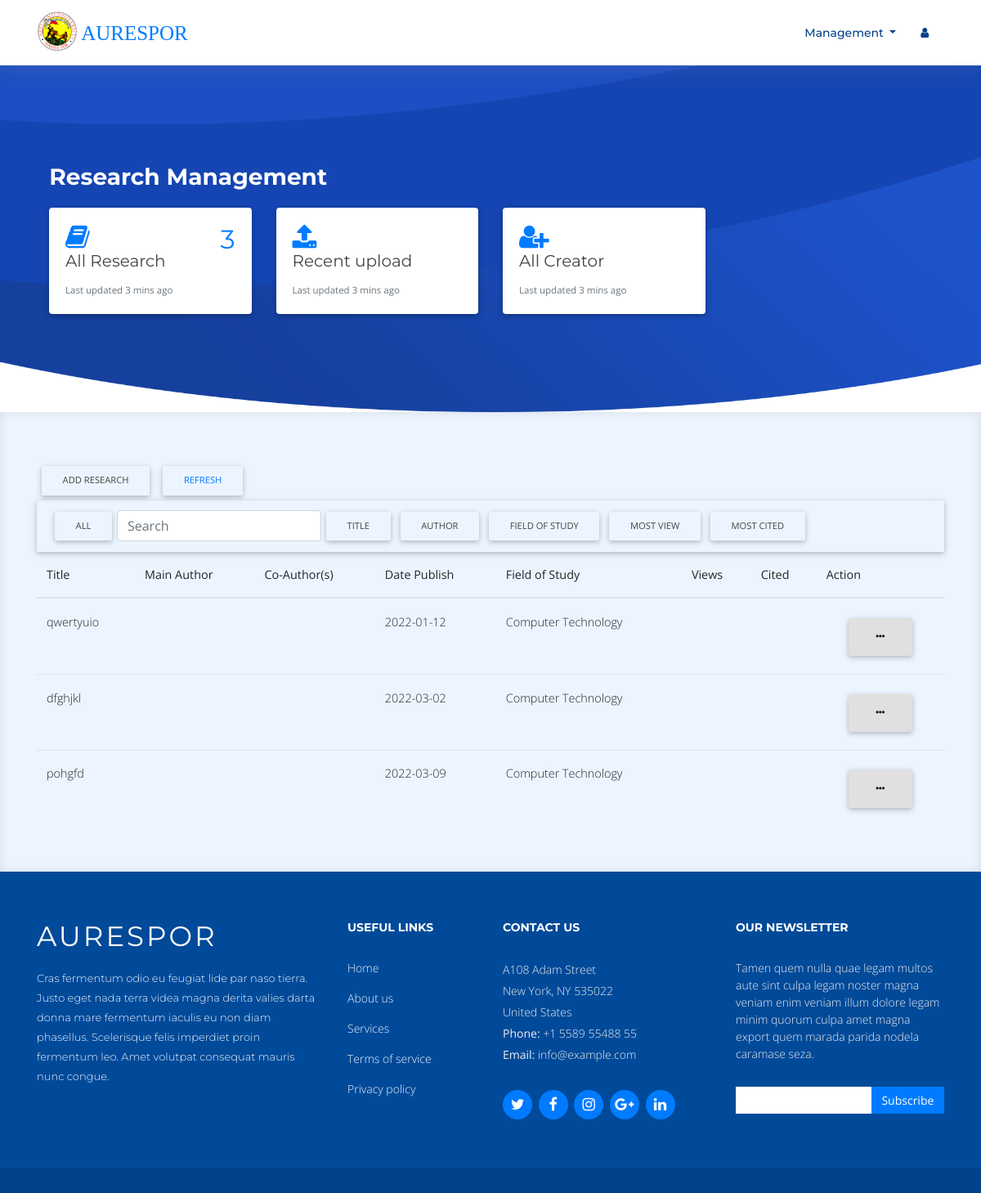
Page /old/research.php on the earlier database version.
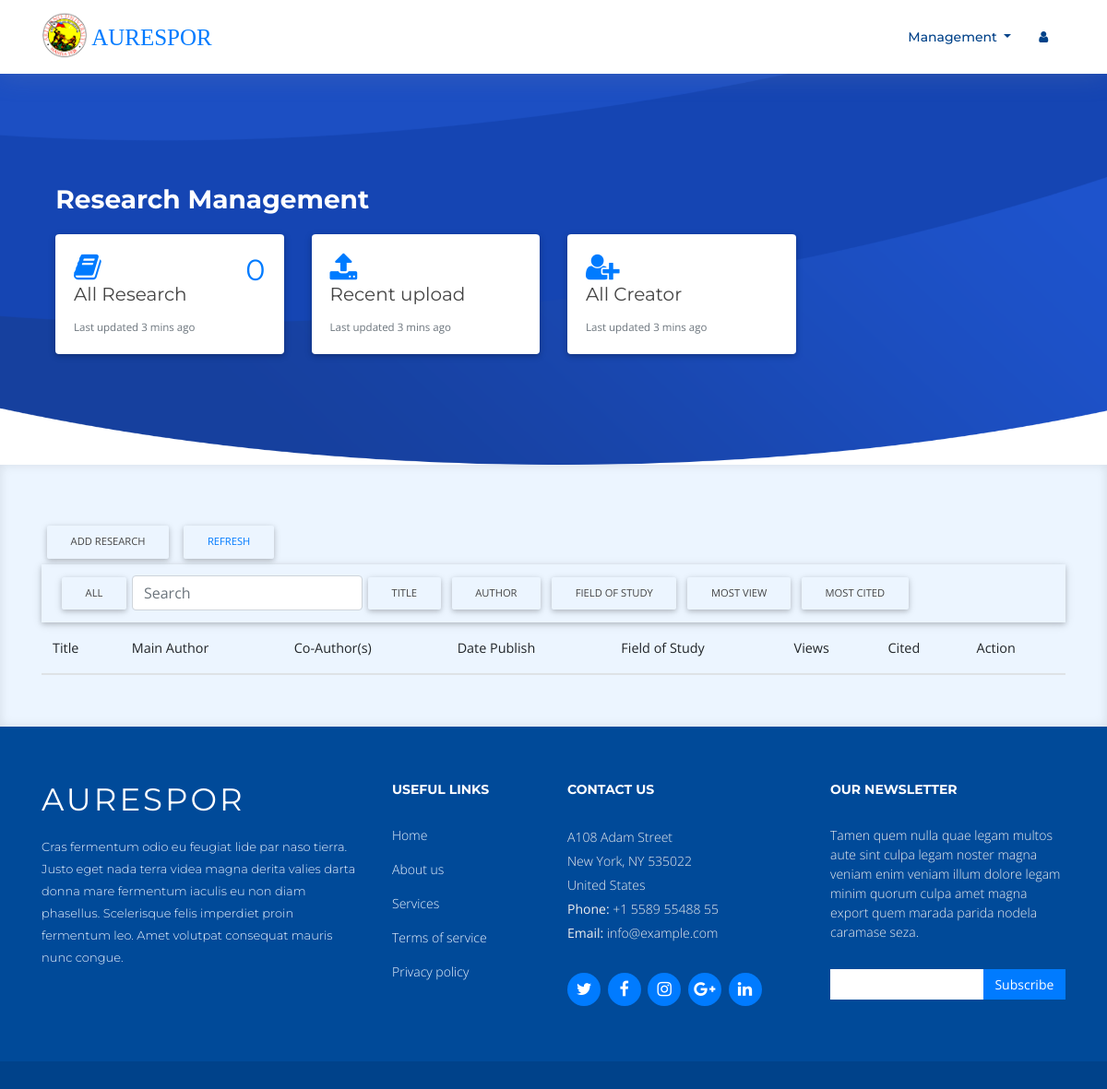
Same page on the later database version.
### tables this page shows
CREATE TABLE `tblresearch` (
  `id` int(100) NOT NULL,
  `title` longtext NOT NULL,
  `abstract` longtext NOT NULL,
  `main_author` varchar(100) NOT NULL,
  `co-authors` varchar(100) NOT NULL,
  `date_publish` varchar(20) NOT NULL,
  `field_of_study` varchar(100) NOT NULL,
  `status` varchar(20) NOT NULL,
  `pdf_file` varchar(100) NOT NULL,
  `views` varchar(20) NOT NULL,
  `cites` varchar(20) NOT NULL,
  `tagging` varchar(100) NOT NULL
);

### old/api/displayallresearch.php (called while the page is built)
<?php
    $con = mysqli_connect("localhost","root","","research_portal");
    $query ="SELECT * FROM tblresearch";
    $result = $con->query($query);
    $query = mysqli_query($con, $query);
    $result_count = mysqli_num_rows($query);
?>

### old/research.php (the view, shortened to what this page needs)
<?php
  include "../research/api/displayallresearch.php";
?>
<!DOCTYPE html>
<html lang="en">
<head>
  <link rel="stylesheet" href="https://use.fontawesome.com/releases/v5.11.2/css/all.css">
  <link rel="stylesheet" href="../../css/bootstrap.min.css">
	<link rel="stylesheet" href="../../css/mdb.min.css">
  <link rel="stylesheet" href="https://cdn.jsdelivr.net/npm/bootstrap-select@1.13.14/dist/css/bootstrap-select.min.css">
  <link href="../../lib/font-awesome/css/font-awesome.min.css" rel="stylesheet">
  <link href="../../lib/animate/animate.min.css" rel="stylesheet">
  <link href="../../lib/ionicons/css/ionicons.min.css" rel="stylesheet">
  <link href="../../lib/owlcarousel/assets/owl.carousel.min.css" rel="stylesheet">
  <link href="../../lib/lightbox/css/lightbox.min.css" rel="stylesheet">
  <link href="../../css/style.css" rel="stylesheet">
  <link href="../../css/addons.css" rel="stylesheet">
</head>
<body>
  <header id="header" class="fixed-top">
    <div class="container">
      <div class="logo float-left">
        <a href="../../index.php" class="scrollto"><img src="../../img/logo.png" alt="" class="img-fluid">&nbsp;<strong>AURESPOR</strong></a>
      </div>
      <nav class="main-nav float-right d-none d-lg-block" >
        <ul>
              <li class="nav-item dropdown">
                <a class="nav-link dropdown-toggle" href="#" id="navbarDropdown" role="button" data-toggle="dropdown" aria-haspopup="true" aria-expanded="false">
                  Management
                </a>
              </li>
              <li class="nav-item dropdown" >
              <a class="nav-link " href="#" id="navbarDropdown" role="button" data-toggle="dropdown" aria-haspopup="true" aria-expanded="false">
                <i class="fa fa-user"></i>&nbsp;</a>
              </li>
        </ul>
      </nav>
    </div>
  </header>
  <section id="intro" class="clearfix">
  <div class="container">
  <h3 style="color:#fff;">&nbsp;<b> Research Management </b></h3>
    <div class="card-group">
          <div class="col-md-3 col-sm-5">
            <div class="card">
              <div class="card-body">
                <i class="fa fa-book fa-2x " style="color:#007bff"></i>
                <h2 class="float-right" style="color: #007bff;"><?php echo "$result_count"; ?></h2>
                 <h5 class="card-title">All Research</h5>
                <p class="card-text"><small class="text-muted"><span>Last updated 3 mins ago</span> </small></p>
              </div>
            </div>
          </div>
          <div class="col-md-3 col-sm-5">
            <div class="card">
              <div class="card-body">
               <i class="fa fa-upload fa-2x" style="color:#007bff"></i>
                <h5 class="card-title">Recent upload</h5>
                <p class="card-text"><small class="text-muted">Last updated 3 mins ago</small></p>
              </div>
            </div>
          </div>
          <div class="col-md-3 col-sm-5">
            <div class="card">
              <div class="card-body">
               <i class="fa fa-user-plus fa-2x" style="color:#007bff"></i><h2 class="float-right"><?php ?></h2>
                <h5 class="card-title">All Creator</h5>
                <p class="card-text"><small class="text-muted">Last updated 3 mins ago</small></p>
              </div>
            </div>
          </div>
      </div>
    </div>
  </section>
  <main id="main">
<section id="services" class="section-bg">
  <div class="container">
      <div class="table-responsive-lg" id="a">
        <tr>
        <button type="button" class="btn btn-outline-lightblue btn-md" data-toggle="modal" data-target="#adding-research" id = "btnadd">Add Research</button>
        <a href="research.php #a"><button type="button" class="btn btn-outline-lightblue btn-md">
          Refresh
        </button></a>
        </tr>
        <tr>
        <nav class="navbar">
          <form class="form-inline">
            <button class="btn btn-outline-lightblue btn-md" type="button" id="filter-all">All</button>
            <input id="txtsearch_title" type="search" class="form-control" placeholder="Search" style=" width: 250px">
            <button class="btn btn-outline-lightblue btn-md" type="button" id="filter-title">Title</button>
            <button class="btn btn-outline-lightblue btn-md" type="button" id="filter-author">Author</button>
            <button class="btn btn-outline-lightblue btn-md" type="button" id="filter-fstudy">Field of Study</button>
            <button class="btn btn-outline-lightblue btn-md" type="button" id="filter-mostview">Most View</button>
            <button class="btn btn-outline-lightblue btn-md" type="button" id="filter-mostcited">Most Cited</button>
          </form>
        </nav>
        </tr>
      <table class="table table-hover table-responsive-md" id="firstTable" >
        <thead id="firstThead"">
          <th> Title </th>
          <th> Main Author </th>
          <th> Co-Author(s) </th>
          <th> Date Publish </th>
          <th> Field of Study </th>
          <th> Views </th>
          <th> Cited </th>
          <th colspan="3"> Action </th>
        </thead>
        <tbody id="myTable" style="width:100%">
          <?php
          include "../research/api/displayallresearch.php";
            foreach($result as $rs)
            { ?>
              <tr id="result">
                <td id="res-title"><?php echo $rs['title']; ?> </td>
                <td id="res-main-author"><?php echo $rs['main_author']; ?> </td>
                <td id="res-co-author"><?php echo $rs['co_authors']; ?> </td>
                <td id="res-datepub"><?php echo $rs['date_publish']; ?> </td>
                <td id="res-fstudy"><?php echo $rs['field_of_study']; ?> </td>
                <td id="res-views"><?php echo $rs['views']; ?> </td>
                <td id="res-cite"><?php echo $rs['cites']; ?> </td>
                <td align="center"><div class="dropdown">
                  <button class="btn btn-light" type="button" id="option" data-toggle="dropdown" aria-haspopup="true" aria-expanded="false">
                    <i class="fa fa-ellipsis-h"></i>
                  </button>
                </div>
              </td>
              </tr>
              <?php
            }
          ?>
        </tbody>
      </table>
      </div>
  </div>
</section>
  </main>
  <footer id="footer">
    <div class="footer-top">
      <div class="container">
        <div class="row">
          <div class="col-lg-4 col-md-6 footer-info">
            <h3>AURESPOR</h3>
            <p>Cras fermentum odio eu feugiat lide par naso tierra. Justo eget nada terra videa magna derita valies darta donna mare fermentum iaculis eu non diam phasellus. Scelerisque felis imperdiet proin fermentum leo. Amet volutpat consequat mauris nunc congue.</p>
          </div>
          <div class="col-lg-2 col-md-6 footer-links">
            <h4>Useful Links</h4>
            <ul>
              <li><a href="#">Home</a></li>
              <li><a href="#">About us</a></li>
              <li><a href="#">Services</a></li>
              <li><a href="#">Terms of service</a></li>
              <li><a href="#">Privacy policy</a></li>
            </ul>
          </div>
          <div class="col-lg-3 col-md-6 footer-contact">
            <h4>Contact Us</h4>
            <p>
              A108 Adam Street <br>
              New York, NY 535022<br>
              United States <br>
              <b>Phone:</b> +1 5589 55488 55<br>
              <b>Email:</b> info@example.com<br>
            </p>
            <div class="social-links">
              <a href="#" class="twitter"><i class="fa fa-twitter"></i></a>
              <a href="#" class="facebook"><i class="fa fa-facebook"></i></a>
              <a href="#" class="instagram"><i class="fa fa-instagram"></i></a>
              <a href="#" class="google-plus"><i class="fa fa-google-plus"></i></a>
              <a href="#" class="linkedin"><i class="fa fa-linkedin"></i></a>
            </div>
          </div>
          <div class="col-lg-3 col-md-6 footer-newsletter">
            <h4>Our Newsletter</h4>
            <p>Tamen quem nulla quae legam multos aute sint culpa legam noster magna veniam enim veniam illum dolore legam minim quorum culpa amet magna export quem marada parida nodela caramase seza.</p>
            <form action="" method="post">
              <input type="email" name="email"><input type="submit"  value="Subscribe">
            </form>
          </div>
        </div>
      </div>
    </div>
  </footer>
</body>
</html>

### COPYCUT/resource/css/style.css (style rules this page uses)
body { background: #fff; color: #444; font-family: "Open Sans", sans-serif; }
strong { font-family: thwack light; font-size: 25px; }
a { color: #007bff; transition: 0.5s; }
p { padding: 0; margin: 0 0 30px 0; }
h1, h2, h3, h4, h5, h6 { font-family: "Montserrat", sans-serif; font-weight: 400; margin: 0 0 20px 0; padding: 0; }
#header { height: 80px; transition: all 0.5s; z-index: 997; transition: all 0.5s; padding: 20px 0; background: #fff; box-shadow: 0px 0px 30px rgba(127, 137, 161, 0.3); }
#header .logo img { padding: 0; max-height: 50px; position: relative; bottom: 7px; }
#intro { width: 100%; position: relative; background: url("../img/intro-bg.png") center bottom no-repeat; background-size: cover; padding: 200px 0 120px 0; }
.main-nav, .main-nav * { margin: 0; padding: 0; list-style: none; }
.main-nav > ul > li { position: relative; white-space: nowrap; float: left; }
.main-nav a { display: block; position: relative; color: #004289; padding: 10px 15px; transition: 0.3s; font-size: 14px; font-family: "Montserrat", sans-serif; font-weight: 500; }
.mobile-nav { position: fixed; top: 0; bottom: 0; z-index: 9999; overflow-y: auto; left: -260px; width: 260px; padding-top: 18px; background: rgba(19, 39, 57, 0.8); transition: 0.4s; }
.mobile-nav * { margin: 0; padding: 0; list-style: none; }
.mobile-nav a { display: block; position: relative; color: #fff; padding: 10px 20px; font-weight: 500; }
.section-bg { background: #ecf5ff; }
#services { padding: 60px 0 40px 0; box-shadow: inset 0px 0px 12px 0px rgba(0, 0, 0, 0.1); }
#footer { background: #00428a; padding: 0 0 30px 0; color: #eee; font-size: 14px; }
#footer .footer-top { background: #004a99; padding: 60px 0 30px 0; }
#footer .footer-top .footer-info { margin-bottom: 30px; }
#footer .footer-top .footer-info h3 { font-size: 34px; margin: 0 0 20px 0; padding: 2px 0 2px 0; line-height: 1; font-family: "Montserrat", sans-serif; color: #fff; font-weight: 400; letter-spacing: 3px; text-transform: uppercase; }
#footer .footer-top .footer-info p { font-size: 13px; line-height: 24px; margin-bottom: 0; font-family: "Montserrat", sans-serif; color: #ecf5ff; }
#footer .footer-top .social-links a { font-size: 18px; display: inline-block; background: #007bff; color: #fff; line-height: 1; padding: 8px 0; margin-right: 4px; border-radius: 50%; text-align: center; width: 36px; height: 36px; transition: 0.3s; }
#footer .footer-top h4 { font-size: 14px; font-weight: bold; color: #fff; text-transform: uppercase; position: relative; padding-bottom: 10px; }
#footer .footer-top .footer-links { margin-bottom: 30px; }
#footer .footer-top .footer-links ul { list-style: none; padding: 0; margin: 0; }
#footer .footer-top .footer-links ul li { padding: 8px 0; }
#footer .footer-top .footer-links ul li:first-child { padding-top: 0; }
#footer .footer-top .footer-links ul a { color: #ecf5ff; }
#footer .footer-top .footer-contact { margin-bottom: 30px; }
#footer .footer-top .footer-contact p { line-height: 26px; }
#footer .footer-top .footer-newsletter { margin-bottom: 30px; }
#footer .footer-top .footer-newsletter input[type="email"] { border: 0; padding: 6px 8px; width: 65%; }
#footer .footer-top .footer-newsletter input[type="submit"] { background: #007bff; border: 0; width: 35%; padding: 6px 0; text-align: center; color: #fff; transition: 0.3s; cursor: pointer; }

Differences in the rows shown:
removed tblresearch: title "qwertyuio", date_publish "2022-01-12", field_of_study "Computer Technology"
removed tblresearch: title "dfghjkl", date_publish "2022-03-02", field_of_study "Computer Technology"
removed tblresearch: title "pohgfd", date_publish "2022-03-09", field_of_study "Computer Technology"
Other differences:
$result_count: "3" → "0"
